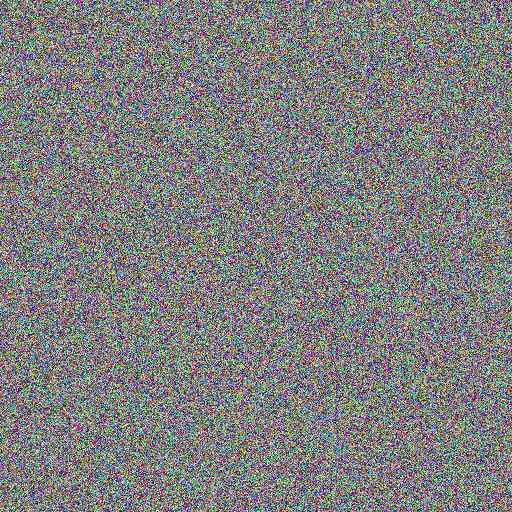
#> input picture test_image.jpeg, 512 x 512 px
$ python -i preprocess_img.py   (imports and definitions only)
#> lines starting #> are read from the running program, lines starting #| are printed output that depends on the picture
#> further down, picture is the input picture: shape (512, 512, 3); mean B, G, R 127.6, 127.3, 127.7
import cv2
import numpy as np


def preprocess(array):
    array = cv2.resize(array, (512, 512))
    array = cv2.cvtColor(array, cv2.COLOR_BGR2GRAY)
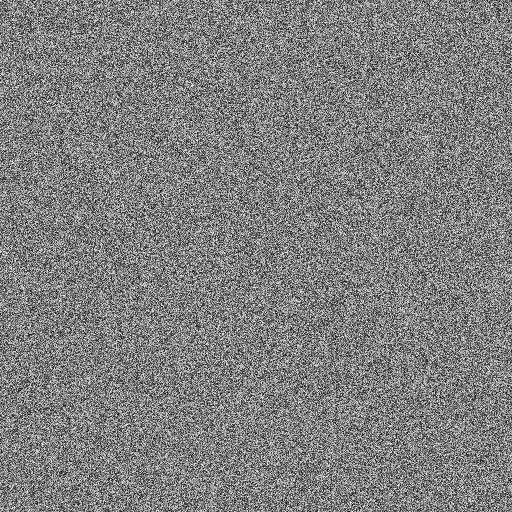
#> array: shape (512, 512); min 0, max 255, mean 127.4
    clahe = cv2.createCLAHE(clipLimit=2.0, tileGridSize=(4, 4))
    array = clahe.apply(array)
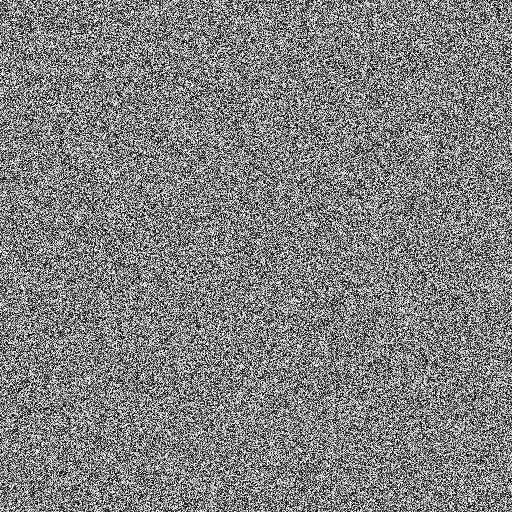
#> array: shape (512, 512); min 0, max 255, mean 128.2
    array = array / 255
    array = np.expand_dims(array, axis=-1)
    array = np.expand_dims(array, axis=0)
    return array

>>> import cv2
>>> picture = cv2.imread('../test_image.jpeg')
>>> result = preprocess(picture)
